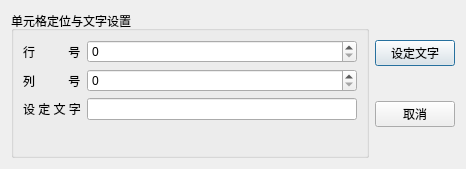
<?xml version="1.0" encoding="UTF-8"?>
<ui version="4.0">
 <class>LocateDialog</class>
 <widget class="QDialog" name="LocateDialog">
  <property name="geometry">
   <rect>
    <x>0</x>
    <y>0</y>
    <width>466</width>
    <height>169</height>
   </rect>
  </property>
  <property name="windowTitle">
   <string>单元格定位与文字设置</string>
  </property>
  <layout class="QHBoxLayout" name="horizontalLayout">
   <item>
    <widget class="QGroupBox" name="groupBox">
     <property name="title">
      <string>单元格定位与文字设置</string>
     </property>
     <layout class="QFormLayout" name="formLayout">
      <item row="0" column="0">
       <widget class="QLabel" name="label">
        <property name="text">
         <string>行          号</string>
        </property>
       </widget>
      </item>
      <item row="0" column="1">
       <widget class="QSpinBox" name="spinBox"/>
      </item>
      <item row="1" column="0">
       <widget class="QLabel" name="label_2">
        <property name="text">
         <string>列          号</string>
        </property>
       </widget>
      </item>
      <item row="1" column="1">
       <widget class="QSpinBox" name="spinBox_2"/>
      </item>
      <item row="2" column="0">
       <widget class="QLabel" name="label_3">
        <property name="text">
         <string>设 定 文 字</string>
        </property>
       </widget>
      </item>
      <item row="2" column="1">
       <widget class="QLineEdit" name="lineEdit"/>
      </item>
     </layout>
    </widget>
   </item>
   <item>
    <layout class="QVBoxLayout" name="verticalLayout">
     <item>
      <widget class="QPushButton" name="pushButton">
       <property name="text">
        <string>设定文字</string>
       </property>
      </widget>
     </item>
     <item>
      <widget class="QPushButton" name="pushButton_2">
       <property name="text">
        <string>取消</string>
       </property>
      </widget>
     </item>
    </layout>
   </item>
  </layout>
 </widget>
 <resources/>
 <connections/>
</ui>
